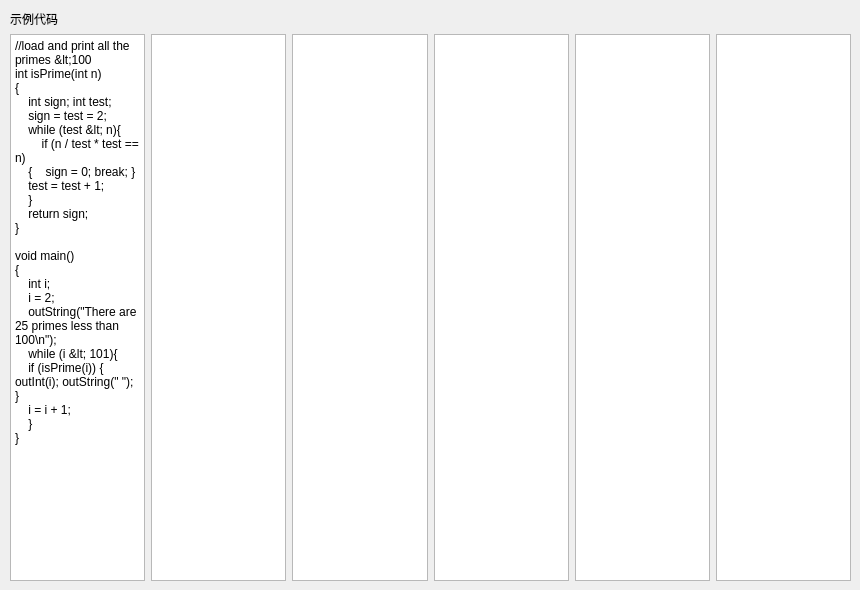
    <widget class="QWidget" name="tab">
     <attribute name="title">
      <string>输入输出</string>
     </attribute>
     <widget class="QWidget" name="verticalLayoutWidget">
      <property name="geometry">
       <rect>
        <x>10</x>
        <y>10</y>
        <width>841</width>
        <height>571</height>
       </rect>
      </property>
      <layout class="QVBoxLayout" name="verticalLayout_4">
       <item>
        <widget class="QLabel" name="label_21">
         <property name="text">
          <string>示例代码</string>
         </property>
        </widget>
       </item>
       <item>
        <layout class="QHBoxLayout" name="horizontalLayout_17">
         <item>
          <widget class="QPlainTextEdit" name="plainTextEdit">
           <property name="plainText">
            <string>//load and print all the primes &lt;100
int isPrime(int n)
{
    int sign; int test;
    sign = test = 2;
    while (test &lt; n){
        if (n / test * test == n)
    {    sign = 0; break; }
    test = test + 1;
    }
    return sign;
}

void main()
{
    int i;
    i = 2;
    outString(&quot;There are 25 primes less than 100\n&quot;);
    while (i &lt; 101){
    if (isPrime(i)) { outInt(i); outString(&quot; &quot;); }
    i = i + 1;
    }
}</string>
           </property>
          </widget>
         </item>
         <item>
          <widget class="QPlainTextEdit" name="plainTextEdit_2"/>
         </item>
         <item>
          <widget class="QPlainTextEdit" name="plainTextEdit_3"/>
         </item>
         <item>
          <widget class="QPlainTextEdit" name="plainTextEdit_4"/>
         </item>
         <item>
          <widget class="QPlainTextEdit" name="plainTextEdit_5"/>
         </item>
         <item>
          <widget class="QPlainTextEdit" name="plainTextEdit_6"/>
         </item>
        </layout>
       </item>
      </layout>
     </widget>
    </widget>
